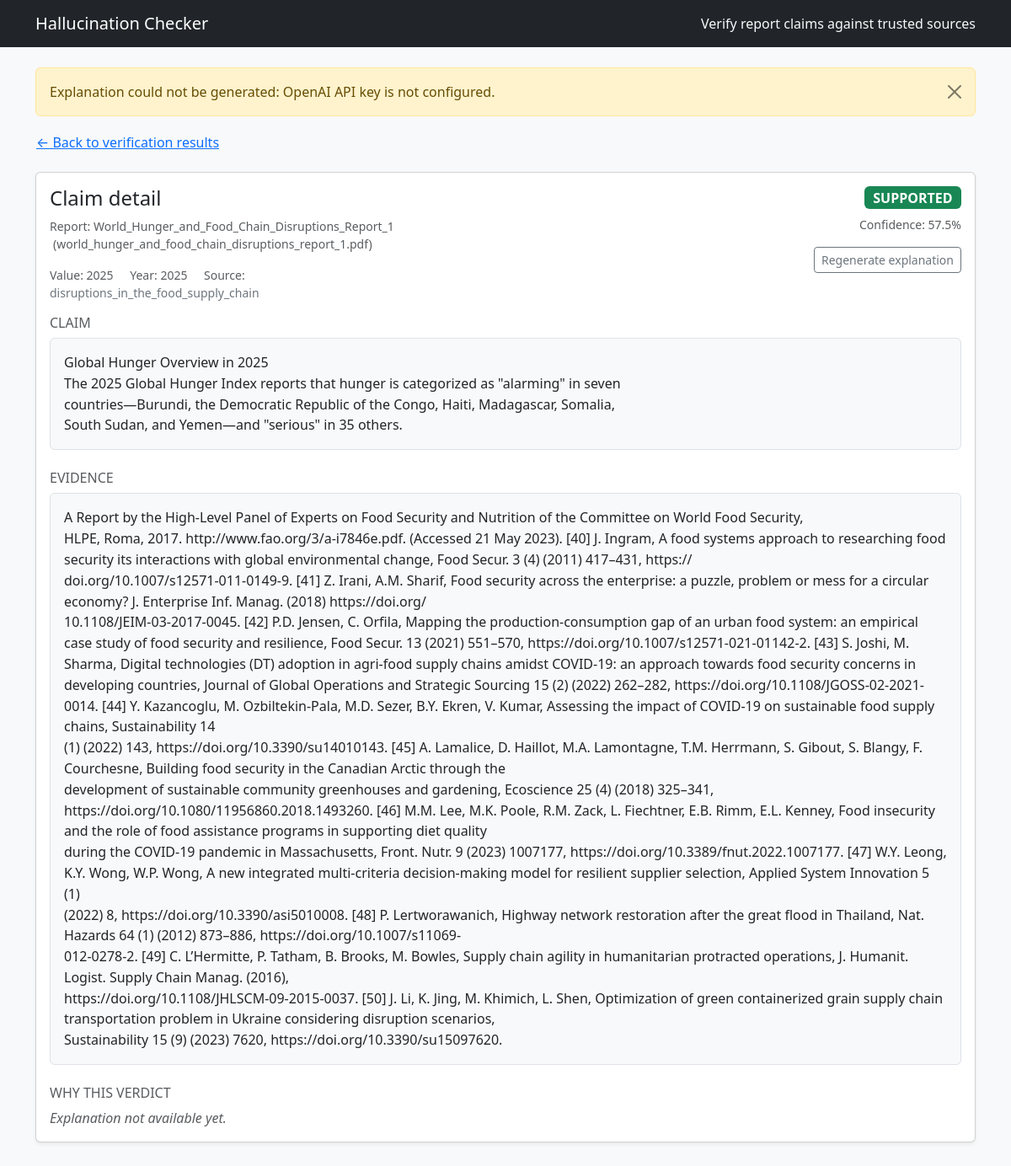
Screenshot of /claim/4 with the database file from the repository.
### src/hallcheck/models.py (models this page shows)
class Base(DeclarativeBase):
    """Declarative base class."""

class Document(Base):
    __tablename__ = "documents"
    id: Mapped[int] = mapped_column(Integer, primary_key=True, autoincrement=True)
    kind: Mapped[DocumentKind] = mapped_column(Enum(DocumentKind), nullable=False)
    path: Mapped[str] = mapped_column(String(512), nullable=False)
    title: Mapped[Optional[str]] = mapped_column(String(256), nullable=True)
    year: Mapped[Optional[int]] = mapped_column(Integer, nullable=True)
    chunks: Mapped[List["Chunk"]] = relationship("Chunk", back_populates="document", cascade="all, delete-orphan")
    claims: Mapped[List["Claim"]] = relationship("Claim", back_populates="document", cascade="all, delete-orphan")

class Claim(Base):
    __tablename__ = "claims"
    id: Mapped[int] = mapped_column(Integer, primary_key=True, autoincrement=True)
    doc_id: Mapped[int] = mapped_column(ForeignKey("documents.id"), nullable=False, index=True)
    sentence: Mapped[str] = mapped_column(Text, nullable=False)
    value: Mapped[Optional[float]] = mapped_column(Float, nullable=True)
    units: Mapped[Optional[str]] = mapped_column(String(64), nullable=True)
    year: Mapped[Optional[int]] = mapped_column(Integer, nullable=True)
    meta: Mapped[Optional[dict]] = mapped_column(JSON, nullable=True)
    document: Mapped[Document] = relationship("Document", back_populates="claims")
    verdicts: Mapped[List["Verdict"]] = relationship("Verdict", back_populates="claim", cascade="all, delete-orphan")

class Verdict(Base):
    __tablename__ = "verdicts"
    id: Mapped[int] = mapped_column(Integer, primary_key=True, autoincrement=True)
    claim_id: Mapped[int] = mapped_column(ForeignKey("claims.id"), nullable=False, index=True)
    status: Mapped[VerdictStatus] = mapped_column(Enum(VerdictStatus), nullable=False)
    confidence: Mapped[float] = mapped_column(Float, nullable=False)
    evidence: Mapped[Optional[dict]] = mapped_column(JSON, nullable=True)
    explanation: Mapped[Optional[str]] = mapped_column(Text, nullable=True)
    claim: Mapped[Claim] = relationship("Claim", back_populates="verdicts")

class Chunk(Base):
    __tablename__ = "chunks"
    id: Mapped[int] = mapped_column(Integer, primary_key=True, autoincrement=True)
    doc_id: Mapped[int] = mapped_column(ForeignKey("documents.id"), nullable=False, index=True)
    start: Mapped[int] = mapped_column(Integer, nullable=False)
    end: Mapped[int] = mapped_column(Integer, nullable=False)
    text: Mapped[str] = mapped_column(Text, nullable=False)
    embedding_dim: Mapped[Optional[int]] = mapped_column(Integer, nullable=True)
    document: Mapped[Document] = relationship("Document", back_populates="chunks")

### app.py (the view)
@app.get("/claim/<int:claim_id>")
def claim_detail(claim_id: int):
    try:
        detail = fetch_claim_detail(claim_id)
    except ValueError as exc:
        flash(str(exc), "warning")
        return redirect(url_for("home"))
    except Exception as exc:  # pragma: no cover - defensive handling
        flash(f"Unable to load claim: {exc}", "danger")
        return redirect(url_for("home"))
    if not detail.get("explanation"):
        try:
            detail["explanation"] = get_or_make_explanation(claim_id)
        except Exception as exc:  # pragma: no cover - defensive handling
            flash(f"Explanation could not be generated: {exc}", "warning")
    report_meta = None
    report_doc_id = detail.get("report_doc_id")
    if report_doc_id is not None:
        report_meta = get_report_details(report_doc_id)
    regen_form = RegenerateExplanationForm()
    return render_template("claim_detail.html", detail=detail, report=report_meta, regen_form=regen_form)

### app.py
class RegenerateExplanationForm(FlaskForm):
    submit = SubmitField("Regenerate explanation")

### app.py (called while the page is built)
@app.context_processor
def inject_globals():
    return {"STATUS_BADGES": STATUS_BADGES}

### src/hallcheck/db.py (called while the page is built)
def init_db() -> None:
    from .models import Base  # Imported lazily to avoid circular import
    Base.metadata.create_all(bind=engine)
    _ensure_verdict_explanation_column()

@contextmanager
def get_session() -> Iterator[Session]:
    session = SessionLocal()
    try:
        yield session
        session.commit()
    except Exception:
        session.rollback()
        raise
    finally:
        session.close()

def _ensure_verdict_explanation_column() -> None:
    try:
        with engine.begin() as connection:
            inspector = inspect(connection)
            if "verdicts" not in inspector.get_table_names():
                return
            column_names = {col["name"] for col in inspector.get_columns("verdicts")}
            if "explanation" in column_names:
                return
            connection.execute(text("ALTER TABLE verdicts ADD COLUMN explanation TEXT"))
    except Exception:
        pass

### src/hallcheck/webbridge.py (called while the page is built, shortened)
def get_or_make_explanation(claim_id: int) -> str:
    if not settings.openai_api_key:
        raise RuntimeError("OpenAI API key is not configured.")

def get_report_details(report_doc_id: int) -> dict | None:
    init_db()
    with get_session() as session:
        report = session.scalar(select(Document).where(Document.id == report_doc_id))
        if not report:
            return None
        return {
            "id": report.id,
            "title": report.title or Path(report.path).stem,
            "path": report.path,
            "filename": Path(report.path).name,
        }

def _top_candidate(verdict: Optional[Verdict]) -> Optional[dict]:
    if not verdict or not isinstance(verdict.evidence, dict):
        return None
    candidates = verdict.evidence.get("candidates")
    if not isinstance(candidates, list) or not candidates:
        return None
    first = candidates[0]
    return first if isinstance(first, dict) else None

### templates/claim_detail.html (shortened to what this page needs)
{% extends "layout.html" %}
{% block content %}
<div class="mb-3">
  {% if detail.report_doc_id %}
    <a href="{{ url_for('results', report_doc_id=detail.report_doc_id) }}#claim-{{ detail.claim_id }}" class="btn btn-link px-0">
      &larr; Back to verification results
    </a>
  {% else %}
    <a href="{{ url_for('home') }}" class="btn btn-link px-0">&larr; Back to dashboard</a>
  {% endif %}
</div>
<div class="card shadow-sm mb-4">
  <div class="card-body">
    <div class="d-flex justify-content-between align-items-start flex-column flex-lg-row gap-4 mb-3">
      <div>
        <h1 class="h4 mb-2">Claim detail</h1>
        {% if report %}
          <div class="small text-muted">
            Report: {{ report.title }}
            {% if report.filename %}
              <span class="ms-1 text-lowercase">({{ report.filename }})</span>
            {% endif %}
          </div>
        {% endif %}
        <div class="small text-muted mt-3">
          {% if detail.value is not none %}
            <span>Value: {{ "{:g}".format(detail.value) }}</span>
          {% endif %}
          {% if detail.year %}
            <span class="ms-3">Year: {{ detail.year }}</span>
          {% endif %}
          {% if detail.source_title %}
            <span class="ms-3">
              Source:
              {% if detail.report_doc_id %}
                <a href="{{ url_for('results', report_doc_id=detail.report_doc_id) }}#claim-{{ detail.claim_id }}" class="link-secondary text-decoration-none">
                  {{ detail.source_title }}
                </a>
              {% else %}
                {{ detail.source_title }}
              {% endif %}
            </span>
          {% endif %}
        </div>
      </div>
      <div class="text-lg-end w-100 w-lg-auto">
        {% set badge_class = STATUS_BADGES.get(detail.status, 'bg-secondary') %}
        <span class="badge {{ badge_class }} fs-6">{{ detail.status }}</span>
        {% if detail.confidence is not none %}
          <div class="small text-muted mt-2">Confidence: {{ (detail.confidence * 100) | round(1) }}%</div>
        {% endif %}
        <form action="{{ url_for('claim_regen', claim_id=detail.claim_id) }}" method="post" class="mt-3">
          {{ regen_form.submit(class="btn btn-outline-secondary btn-sm") }}
        </form>
      </div>
    </div>
    <section class="mb-4">
      <h2 class="h6 text-uppercase text-muted">Claim</h2>
      <div class="text-block bg-light border rounded p-3">{{ detail.sentence }}</div>
    </section>
    <section class="mb-4">
      <h2 class="h6 text-uppercase text-muted">Evidence</h2>
      {% if detail.evidence_text %}
        <div class="text-block bg-light border rounded p-3">{{ detail.evidence_text }}</div>
      {% else %}
        <p class="text-muted fst-italic mb-0">No evidence snippet recorded for this claim.</p>
      {% endif %}
    </section>
    <section>
      <h2 class="h6 text-uppercase text-muted">Why this verdict</h2>
      {% if detail.explanation %}
        <div class="text-block">{{ detail.explanation }}</div>
      {% else %}
        <p class="text-muted fst-italic mb-0">Explanation not available yet.</p>
      {% endif %}
    </section>
  </div>
</div>
{% endblock %}

### static/styles.css (style rules this page uses)
body { background-color: #f8f9fa; }
.text-block { white-space: pre-wrap; font-family: inherit; line-height: 1.55; }

### rows the page displays
Document: title "World_Hunger_and_Food_Chain_Disruptions_Report_1"
Claim: value "2025", year "2025", sentence "Global Hunger Overview in 2025 The 2025 Global Hunger Index reports that hunger is categorized as \"alarming\" in seven countries—Burundi, the Democratic Republic of the Congo, Haiti, Madagascar, Somalia, South Sudan, and Yemen—and \"serious\" in 35 others."
Verdict: status "SUPPORTED", (detail.confidence*100)|round(1) "57.5"
Chunk: evidence_text "A Report by the High-Level Panel of Experts on Food Security and Nutrition of the Committee on World Food Security, HLPE, Roma, 2017. http://www.fao.org/3/a-i7846e.pdf. (Accessed 21 May 2023). [40] J. Ingram, A food systems approach to researching food security its interactions with global environmental change, Food Secur. 3 (4) (2011) 417–431, https:// doi.org/10.1007/s12571-011-0149-9. [41] Z. Irani, A.M. Sharif, Food security across the enterprise: a puzzle, problem or mess for a circular economy? J. Enterprise Inf. Manag. (2018) https://doi.org/ 10.1108/JEIM-03-2017-0045. [42] P.D. Jensen, C. Orfila, Mapping the production-consumption gap of an urban food system: an empirical case study…"

### other values shown
{{ message }} "Explanation could not be generated: OpenAI API key is not configured."
{{ report.filename }} "world_hunger_and_food_chain_disruptions_report_1.pdf"
{{ detail.source_title }} "disruptions_in_the_food_supply_chain"
